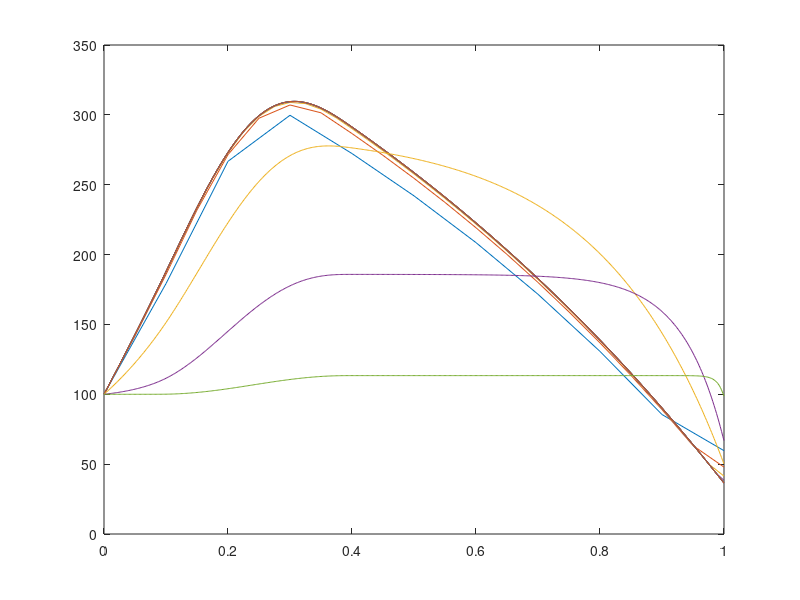

MATLAB code for this plot:
%%% Part 1 of CE2. David Ahnlund and Emil Gestsson
clear, clc;
%Coefficients
a = 0.1; b = 0.4; Q0 = 7000; alpha0 = 50; Tout = 25; T0 = 100;

%% A

v = 1;
N_list = [10 20 40 80 160 320 640 1280];
saved_T = zeros(length(N_list),1);

for i = 1:length(N_list)

N = N_list(i);
h = 1/N;

z = 0:h:1;


D1 = (-1/h^2 - v/(2*h)) * ones(N-2,1);
D2 = (2/h^2) * ones(N-1,1);
D3 = (v/(2*h)-1/h^2) * ones(N-2,1);
A = diag(D1, -1) + diag(D2, 0) + diag(D3, 1);

Q_func = @(z) Q0 * sin((z-a)*pi / (b-a)) .* (a<=z).*(z<=b);
f = Q_func(z(2:end-1))';

% For the boundary T(0)
%--------------------------------|
f(1) = f(1) - (-1/h^2 - v/(2*h))*T0;
%--------------------------------|

% For the boundary T(1):
%--------------------------------|
alpha = @(v) sqrt(v^2/4 + alpha0^2) - v/2;

theta = (v/(2*h) - 1/h^2) / (3/(2*h)+alpha(v));

A(end,end-1) = (-1/h^2 - v/(2*h)-theta/(2*h));
A(end,end) = (2/h^2 + 4/(2*h)*theta);
f(end) = f(end) - theta * alpha(v)*Tout;
%--------------------------------|

T = A\f;
T_N = (Q_func(1) - theta*alpha(v)*Tout + (1/h^2+v/(2*h)+theta/(2*h))*T(end)) / (2/h^2+2/h*theta);
T = [T0; T; T_N];

saved_T(i) = T(z==0.9);
plot(z,T)
hold on

if ismember(N, [80 160 320])
    fprintf("T at z = 0.5 for N = %.0f: %.3f\n", N,T(z==0.5))
end
end

% Check convergence rate (should be 2)
d = diff(saved_T);
errors = sqrt(sum(d.^2, 2));
diff(log2(flip(errors)))

%% Part B


v_list = [1 5 15 100];


for i = 1:length(v_list)

N = 500;
h = 1/N;

z = 0:h:1;

v = v_list(i);

D1 = (-1/h^2 - v/(2*h)) * ones(N-2,1);
D2 = (2/h^2) * ones(N-1,1);
D3 = (v/(2*h)-1/h^2) * ones(N-2,1);
A = diag(D1, -1) + diag(D2, 0) + diag(D3, 1);

Q_func = @(z) Q0 * sin((z-a)*pi / (b-a)) .* (a<=z).*(z<=b);
f = Q_func(z(2:end-1))';

% For the boundary T(0)
%--------------------------------|
f(1) = f(1) - (-1/h^2 - v/(2*h))*T0;
%--------------------------------|

% For the boundary T(1):
%--------------------------------|
alpha = @(v) sqrt(v^2/4 + alpha0^2) - v/2;

theta = (v/(2*h) - 1/h^2) / (3/(2*h)+alpha(v));

A(end,end-1) = (-1/h^2 - v/(2*h)-theta/(2*h));
A(end,end) = (2/h^2 + 4/(2*h)*theta);
f(end) = f(end) - theta * alpha(v)*Tout;
%--------------------------------|

T = A\f;
T_N = (Q_func(1) - theta*alpha(v)*Tout + (1/h^2+v/(2*h)+theta/(2*h))*T(end)) / (2/h^2+2/h*theta);
T = [T0; T; T_N];

plot(z,T)
hold on


end
